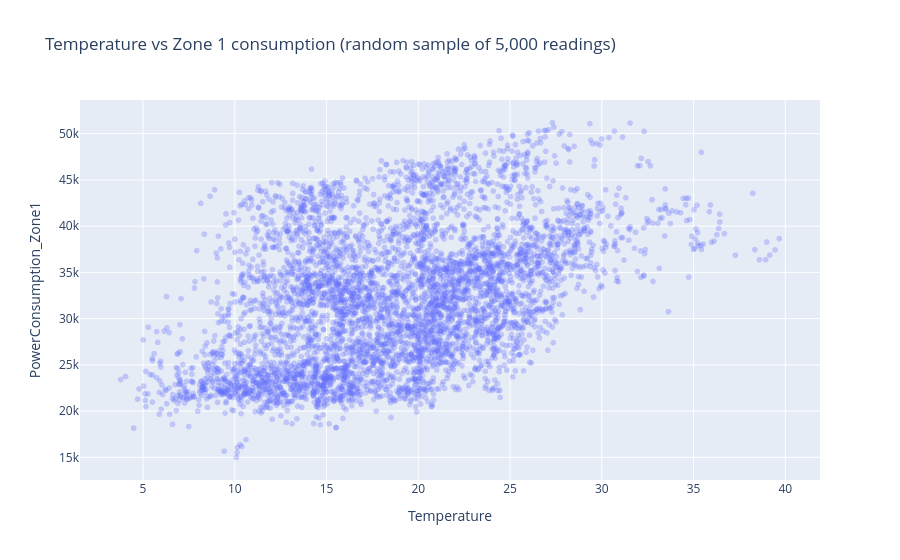

The notebook cell saved with this chart:
### Code cell
sample = df.sample(5000, random_state=1)
fig = px.scatter(sample, x="Temperature", y="PowerConsumption_Zone1", opacity=0.3,
                 title="Temperature vs Zone 1 consumption (random sample of 5,000 readings)")
fig.write_html("figures/06_temperature_scatter.html")
fig.show()

### Figure 1 — Plotly figure (JSON) as saved in the notebook; plotly's stock layout.template omitted (floating-point values rounded to 4 significant figures; data arrays with more than 128 entries replaced by an {"elided": "..."} marker saying what was removed)
{"data": [{"hovertemplate": "Temperature=%{x}<br>PowerConsumption_Zone1=%{y}<extra></extra>", "legendgroup": "", "marker": {"color": "#636efa", "opacity": 0.3, "symbol": "circle"}, "mode": "markers", "name": "", "showlegend": false, "type": "scattergl", "x": {"elided": "5000 float values"}, "xaxis": "x", "y": {"elided": "5000 float values"}, "yaxis": "y"}], "layout": {"legend": {"tracegroupgap": 0}, "title": {"text": "Temperature vs Zone 1 consumption (random sample of 5,000 readings)"}, "xaxis": {"anchor": "y", "domain": [0, 1], "title": {"text": "Temperature"}}, "yaxis": {"anchor": "x", "domain": [0, 1], "title": {"text": "PowerConsumption_Zone1"}}}}
